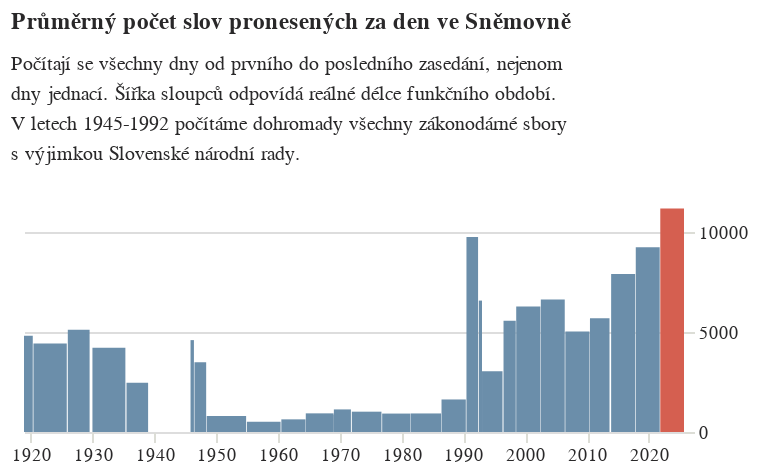

Notebook code cell kept with this figure:
### Code cell
slov_po_snemovnach = alt.Chart(
    slov_na_den.to_pandas(),
    width=330,
    height=120,
    title = alt.Title(
        "Průměrný počet slov pronesených za den ve Sněmovně",
        subtitle=[
            'Počítají se všechny dny od prvního do posledního zasedání, nejenom',
            'dny jednací. Šířka sloupců odpovídá reálné délce funkčního období.',
            'V letech 1945-1992 počítáme dohromady všechny zákonodárné sbory',
            's výjimkou Slovenské národní rady.'
        ]
    )
).mark_bar(
).encode(
    alt.X("od:T", axis=alt.Axis(title=None)),
    alt.X2("do:T"),
    alt.Y("nula:Q", axis=alt.Axis(title=None, orient="right",format="2r")),
    alt.Y2("slov_na_den:Q"),
    alt.Color(
        "barvicky:N",
        scale=alt.Scale(range=['#6B8EAA','#D55F50']),
        legend=None
    )
).configure_axisX(
    grid=False, domain=False
).configure_axisY(
    grid=True, domain=False
).configure_view(
    stroke='transparent'
).resolve_axis(
    x="independent",
    y="independent"
).resolve_scale(
    y="shared"
)

slov_po_snemovnach

### Figure 1 — Vega-Lite specification as saved in the notebook (floating-point values rounded to 4 significant figures)
{"config": {"title": {"font": "Noticia Text", "fontSize": 11.5, "anchor": "start", "lineHeight": 19, "fontWeight": "bolder", "subtitleFont": "Noticia Text", "subtitleFontSize": 10, "subtitleLineHeight": 15, "subtitlePadding": 10, "dy": -10, "color": "#292829", "subtitleColor": "#292829"}, "axis": {"labelFont": "Asap", "titleFont": "Asap", "fontWeight": "lighter", "titleFontWeight": "lighter", "labelFontSize": 9, "titleFontSize": 9, "labelPadding": 2, "titlePadding": 9, "domainOpacity": 0, "tickColor": "#DCDDD6", "labelColor": "#292829"}, "legend": {"labelFont": "Asap", "labelFontWeight": "normal", "titleFont": "Asap", "titleFontWeight": "normal", "labelFontSize": 9, "titleFontSize": 9, "labelColor": "#292829"}, "axisX": {"domain": false, "grid": false}, "axisY": {"domain": false, "grid": true}, "view": {"stroke": "transparent"}}, "data": {"name": "data-4dc889e9e9fe738f646a9f8643d8da31"}, "mark": {"type": "bar"}, "encoding": {"color": {"field": "barvicky", "legend": null, "scale": {"range": ["#6B8EAA", "#D55F50"]}, "type": "nominal"}, "x": {"axis": {"title": null}, "field": "od", "type": "temporal"}, "x2": {"field": "do"}, "y": {"axis": {"format": "2r", "orient": "right", "title": null}, "field": "nula", "type": "quantitative"}, "y2": {"field": "slov_na_den"}}, "height": 120, "resolve": {"axis": {"x": "independent", "y": "independent"}, "scale": {"y": "shared"}}, "title": {"text": "Průměrný počet slov pronesených za den ve Sněmovně", "subtitle": ["Počítají se všechny dny od prvního do posledního zasedání, nejenom", "dny jednací. Šířka sloupců odpovídá reálné délce funkčního období.", "V letech 1945-1992 počítáme dohromady všechny zákonodárné sbory", "s výjimkou Slovenské národní rady."]}, "width": 330, "$schema": "https://vega.github.io/schema/vega-lite/v5.8.0.json", "datasets": {"data-4dc889e9e9fe738f646a9f8643d8da31": [{"obdobi": 1968, "do": "1968-12-21T00:00:00", "od": "1968-07-10T00:00:00", "pocet_slov": 141769, "trvani": 164, "slov_na_den": 864.4, "nula": 0, "barvicky": "davne"}, {"obdobi": 1971, "do": "1976-09-21T00:00:00", "od": "1971-12-07T00:00:00", "pocet_slov": 1778253, "trvani": 1750, "slov_na_den": 1016.0, "nula": 0, "barvicky": "davne"}, {"obdobi": 1986, "do": "1990-05-18T00:00:00", "od": "1986-06-12T00:00:00", "pocet_slov": 2335930, "trvani": 1436, "slov_na_den": 1627.0, "nula": 0, "barvicky": "davne"}, {"obdobi": 1998, "do": "2002-06-13T00:00:00", "od": "1998-07-15T00:00:00", "pocet_slov": 8963383, "trvani": 1429, "slov_na_den": 6272.0, "nula": 0, "barvicky": "davne"}, {"obdobi": 2013, "do": "2017-10-16T00:00:00", "od": "2013-11-25T00:00:00", "pocet_slov": 11227634, "trvani": 1421, "slov_na_den": 7901.0, "nula": 0, "barvicky": "davne"}, {"obdobi": 2010, "do": "2013-08-20T00:00:00", "od": "2010-06-22T00:00:00", "pocet_slov": 6563568, "trvani": 1155, "slov_na_den": 5683.0, "nula": 0, "barvicky": "davne"}, {"obdobi": 1992, "do": "1992-12-30T00:00:00", "od": "1992-06-25T00:00:00", "pocet_slov": 1235285, "trvani": 188, "slov_na_den": 6571.0, "nula": 0, "barvicky": "davne"}, {"obdobi": 1918, "do": "1920-04-15T00:00:00", "od": "1918-11-14T00:00:00", "pocet_slov": 2490805, "trvani": 518, "slov_na_den": 4809.0, "nula": 0, "barvicky": "davne"}, {"obdobi": 1948, "do": "1954-10-27T00:00:00", "od": "1948-06-10T00:00:00", "pocet_slov": 1862714, "trvani": 2330, "slov_na_den": 799.4, "nula": 0, "barvicky": "davne"}, {"obdobi": 1954, "do": "1960-05-25T00:00:00", "od": "1954-12-13T00:00:00", "pocet_slov": 1023470, "trvani": 1990, "slov_na_den": 514.3, "nula": 0, "barvicky": "davne"}, {"obdobi": 1945, "do": "1946-05-16T00:00:00", "od": "1945-10-28T00:00:00", "pocet_slov": 918859, "trvani": 200, "slov_na_den": 4594.0, "nula": 0, "barvicky": "davne"}, {"obdobi": 1969, "do": "1971-10-13T00:00:00", "od": "1969-01-08T00:00:00", "pocet_slov": 1138378, "trvani": 1008, "slov_na_den": 1129.0, "nula": 0, "barvicky": "davne"}, {"obdobi": 1981, "do": "1986-05-15T00:00:00", "od": "1981-06-17T00:00:00", "pocet_slov": 1663022, "trvani": 1793, "slov_na_den": 927.5, "nula": 0, "barvicky": "davne"}, {"obdobi": 1960, "do": "1964-06-05T00:00:00", "od": "1960-07-09T00:00:00", "pocet_slov": 902607, "trvani": 1427, "slov_na_den": 632.5, "nula": 0, "barvicky": "davne"}, {"obdobi": 1990, "do": "1992-05-12T00:00:00", "od": "1990-06-26T00:00:00", "pocet_slov": 6686903, "trvani": 686, "slov_na_den": 9748.0, "nula": 0, "barvicky": "davne"}, {"obdobi": 1996, "do": "1998-06-18T00:00:00", "od": "1996-06-25T00:00:00", "pocet_slov": 4020510, "trvani": 723, "slov_na_den": 5561.0, "nula": 0, "barvicky": "davne"}, {"obdobi": 1993, "do": "1996-04-26T00:00:00", "od": "1993-01-01T00:00:00", "pocet_slov": 3681289, "trvani": 1211, "slov_na_den": 3040.0, "nula": 0, "barvicky": "davne"}, {"obdobi": 2002, "do": "2006-05-23T00:00:00", "od": "2002-07-09T00:00:00", "pocet_slov": 9369281, "trvani": 1414, "slov_na_den": 6626.0, "nula": 0, "barvicky": "davne"}, {"obdobi": 2017, "do": "2021-10-05T00:00:00", "od": "2017-11-20T00:00:00", "pocet_slov": 13069642, "trvani": 1415, "slov_na_den": 9236.0, "nula": 0, "barvicky": "davne"}, {"obdobi": 1925, "do": "1929-06-27T00:00:00", "od": "1925-12-17T00:00:00", "pocet_slov": 6591201, "trvani": 1288, "slov_na_den": 5117.0, "nula": 0, "barvicky": "davne"}, {"obdobi": 1946, "do": "1948-05-09T00:00:00", "od": "1946-06-18T00:00:00", "pocet_slov": 2406803, "trvani": 691, "slov_na_den": 3483.0, "nula": 0, "barvicky": "davne"}, {"obdobi": 1964, "do": "1968-12-21T00:00:00", "od": "1964-06-23T00:00:00", "pocet_slov": 1531076, "trvani": 1642, "slov_na_den": 932.4, "nula": 0, "barvicky": "davne"}, {"obdobi": 1976, "do": "1981-05-28T00:00:00", "od": "1976-11-03T00:00:00", "pocet_slov": 1535959, "trvani": 1667, "slov_na_den": 921.4, "nula": 0, "barvicky": "davne"}, {"obdobi": 2006, "do": "2010-05-27T00:00:00", "od": "2006-06-27T00:00:00", "pocet_slov": 7183079, "trvani": 1430, "slov_na_den": 5023.0, "nula": 0, "barvicky": "davne"}, {"obdobi": 2021, "do": "2025-09-10T00:00:00", "od": "2021-11-08T00:00:00", "pocet_slov": 15660818, "trvani": 1402, "slov_na_den": 11170.0, "nula": 0, "barvicky": "soucasne"}, {"obdobi": 1920, "do": "1925-10-16T00:00:00", "od": "1920-05-26T00:00:00", "pocet_slov": 8715972, "trvani": 1969, "slov_na_den": 4427.0, "nula": 0, "barvicky": "davne"}, {"obdobi": 1929, "do": "1935-04-12T00:00:00", "od": "1929-12-12T00:00:00", "pocet_slov": 8213749, "trvani": 1947, "slov_na_den": 4219.0, "nula": 0, "barvicky": "davne"}, {"obdobi": 1935, "do": "1938-12-16T00:00:00", "od": "1935-06-18T00:00:00", "pocet_slov": 3149291, "trvani": 1277, "slov_na_den": 2466.0, "nula": 0, "barvicky": "davne"}]}}
